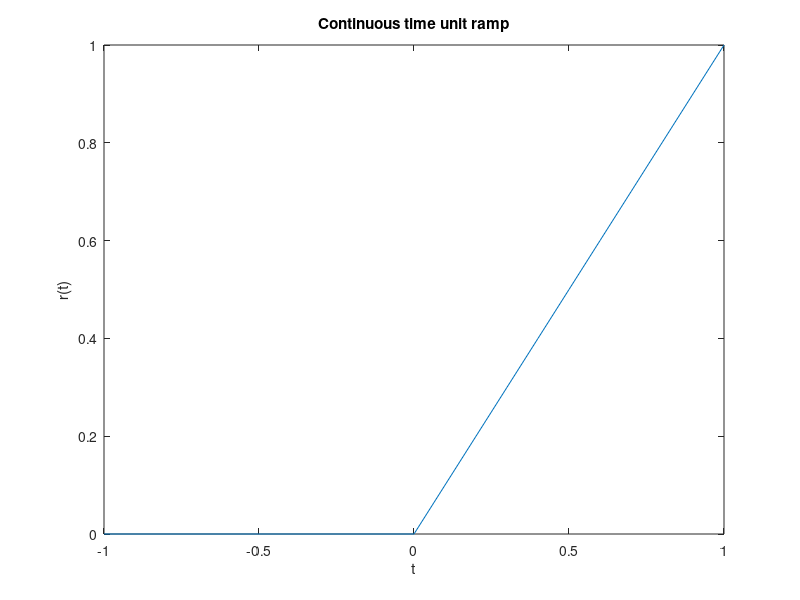

The MATLAB script that drew this image:
clc 
clear all
t=-1:0.1:1;
ut=(t>=0);
rt=t.*ut;

plot(t,rt); % make changes in t to shift
xlabel('t');
ylabel('r(t)');
title('Continuous time unit ramp')
